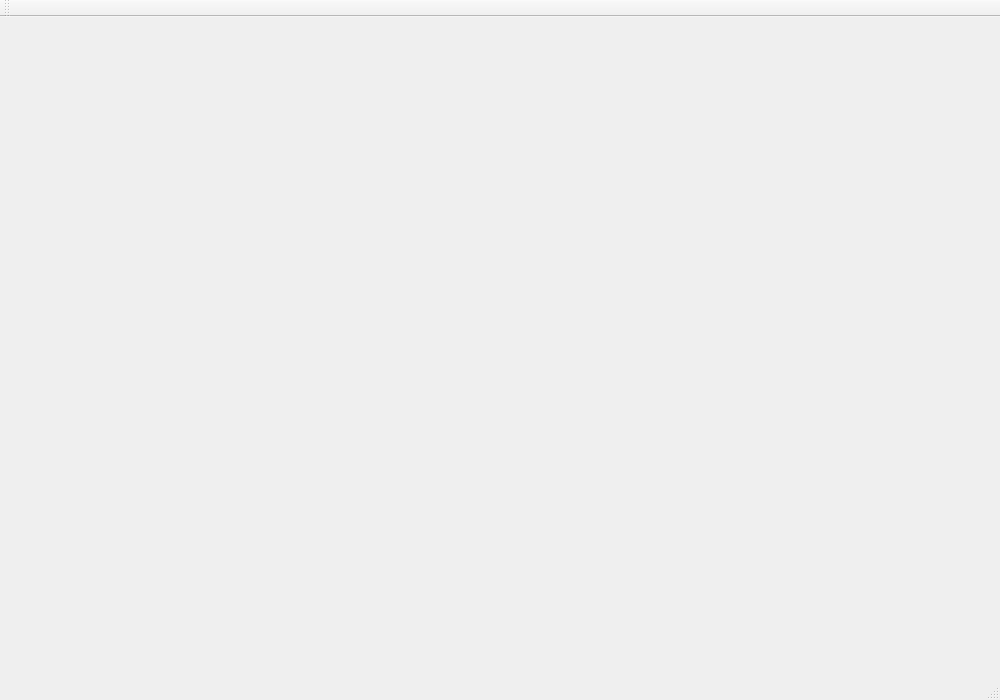
<?xml version="1.0" encoding="UTF-8"?>
<ui version="4.0">
 <class>MainWindow</class>
 <widget class="QMainWindow" name="MainWindow">
  <property name="geometry">
   <rect>
    <x>0</x>
    <y>0</y>
    <width>1000</width>
    <height>700</height>
   </rect>
  </property>
  <property name="windowTitle">
   <string>房卡管理系统</string>
  </property>
  <widget class="QWidget" name="centralWidget"/>
  <widget class="QMenuBar" name="menuBar">
   <property name="geometry">
    <rect>
     <x>0</x>
     <y>0</y>
     <width>1000</width>
     <height>22</height>
    </rect>
   </property>
  </widget>
  <widget class="QToolBar" name="mainToolBar">
   <attribute name="toolBarArea">
    <enum>TopToolBarArea</enum>
   </attribute>
   <attribute name="toolBarBreak">
    <bool>false</bool>
   </attribute>
  </widget>
  <widget class="QStatusBar" name="statusBar"/>
 </widget>
 <layoutdefault spacing="6" margin="11"/>
 <resources/>
 <connections/>
</ui>
